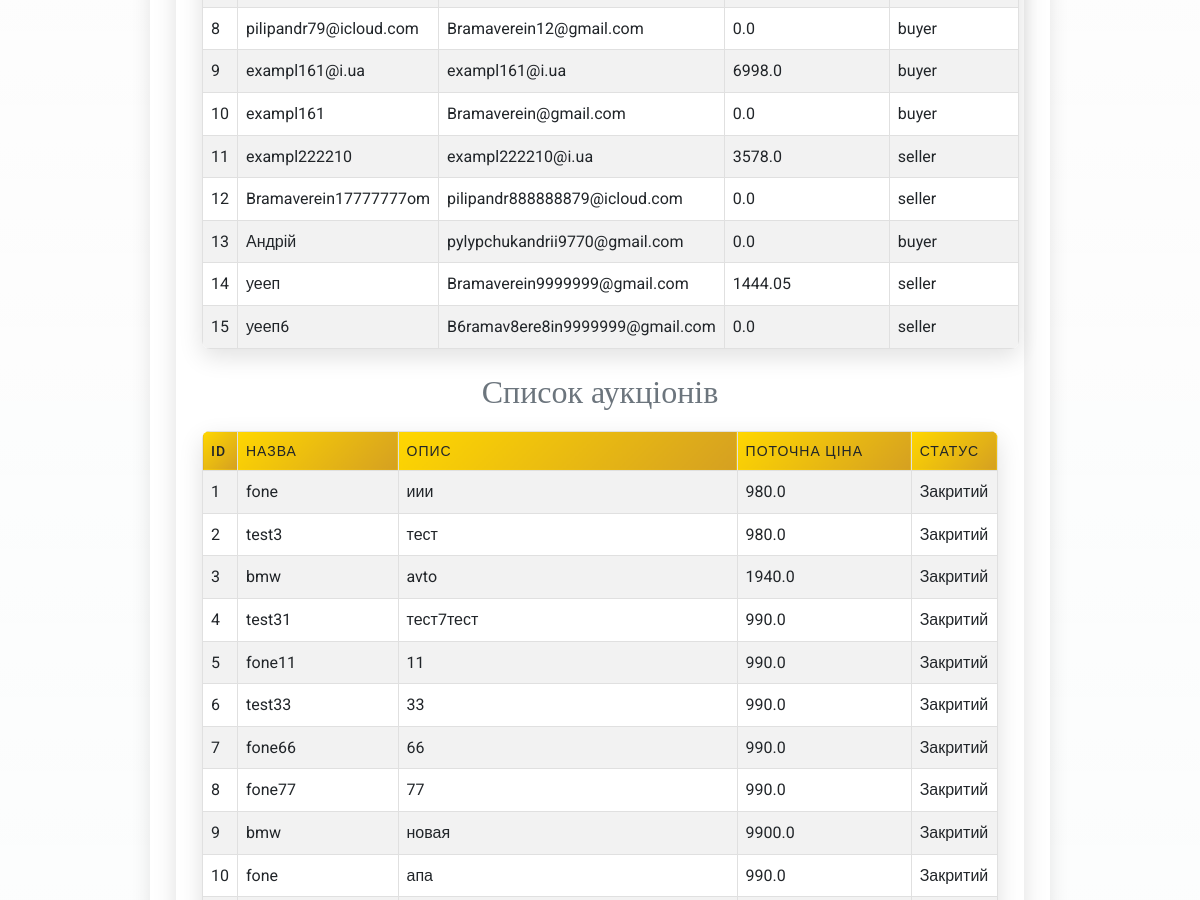
Page /admin/dashboard (signed in, middle part) on the earlier database version.
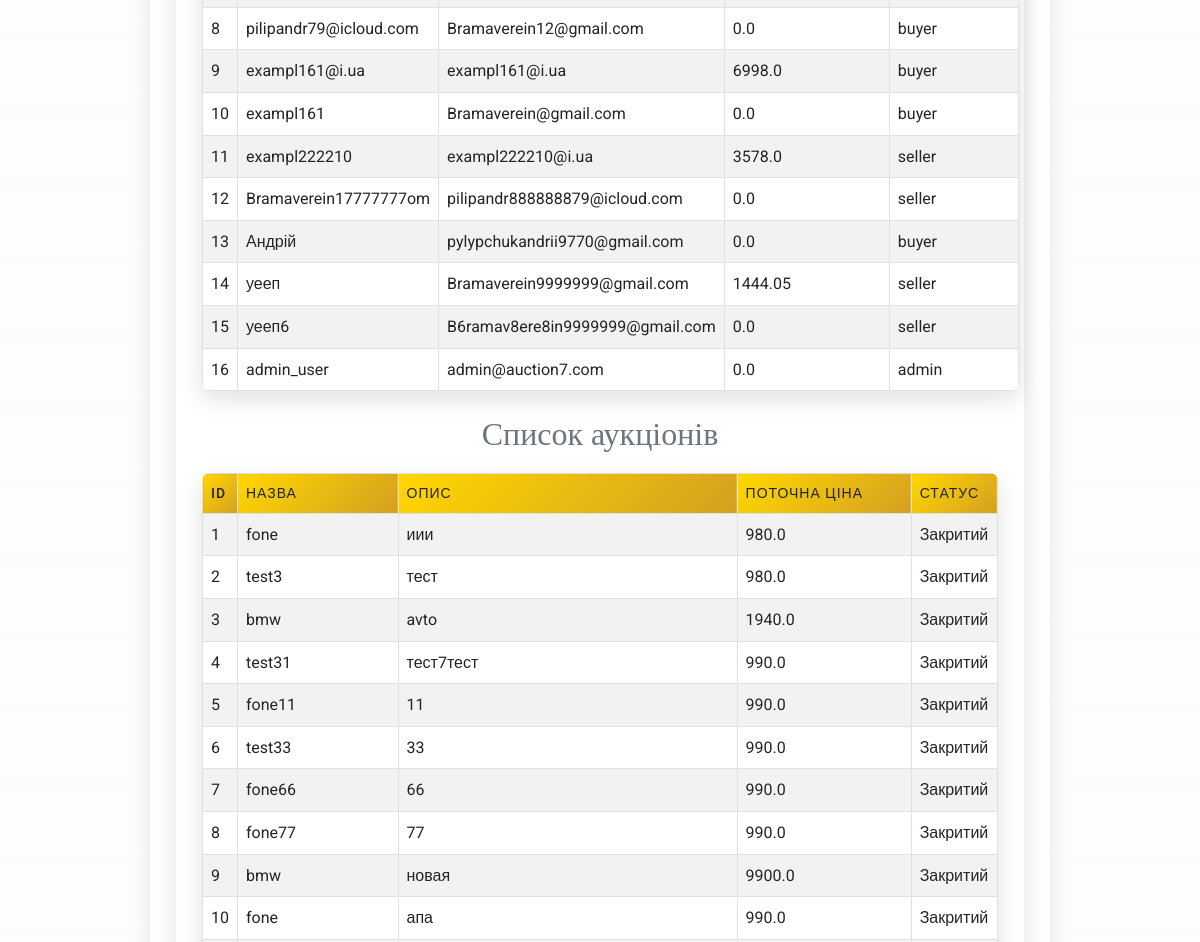
Same page on the later database version.
### app/models/user.py (models this page shows, shortened)
class User(UserMixin, db.Model):
    __tablename__ = 'users'
    id = db.Column(db.Integer, primary_key=True)
    username = db.Column(db.String(80), nullable=False, unique=True)
    email = db.Column(db.String(120), nullable=False, unique=True)
    password_hash = db.Column(db.String(128), nullable=False)
    balance = db.Column(db.Float, default=0.0)
    platform_balance = db.Column(db.Float, default=0.0)  # Баланс платформи
    user_type = db.Column(db.String(10), nullable=False)  # "buyer", "seller", "admin"
    is_admin = db.Column(db.Boolean, default=False)  # Поле для адміністратора
    wallet_address = db.Column(db.String(42), nullable=True)  # Адреса криптогаманця
    verification_document = db.Column(db.String(255))
    is_verified = db.Column(Boolean, default=False)
    company_name = db.Column(db.String(255))
    tax_id = db.Column(db.String(64))
    language = db.Column(db.String(5), default='ua')  # 'ua', 'en', 'de'    # Зв'язки
    auctions_created = db.relationship('Auction', foreign_keys='Auction.seller_id', backref='seller', lazy=True)
    auctions_won = db.relationship('Auction', foreign_keys='Auction.winner_id', backref='winner', lazy=True)
    auction_participations = db.relationship('AuctionParticipant', back_populates='user', lazy=True)

### app/models/auction.py (models this page shows, shortened)
class Auction(db.Model):
    __tablename__ = 'auctions'
    id = db.Column(db.Integer, primary_key=True)
    title = db.Column(db.String(255), nullable=False)
    description = db.Column(db.Text, nullable=False)
    starting_price = db.Column(db.Float, nullable=False)
    current_price = db.Column(db.Float, nullable=False)
    seller_id = db.Column(db.Integer, db.ForeignKey('users.id'), nullable=False)
    total_participants = db.Column(db.Integer, default=0, nullable=False)
    is_active = db.Column(db.Boolean, default=True, nullable=False)
    winner_id = db.Column(db.Integer, db.ForeignKey('users.id'), nullable=True)
    total_earnings = db.Column(db.Float, default=0.0, nullable=False)
    created_at = db.Column(db.DateTime, default=db.func.now(), nullable=False)
    updated_at = db.Column(db.DateTime, default=db.func.now(), onupdate=db.func.now(), nullable=False)
    photos = db.Column(JSON, default=list)  # Поле для зберігання шляхів до фото у форматі JSON
    is_confirmed = db.Column(db.Boolean, default=False, nullable=False)  # Чи підтверджено отримання товару
    main_photo_idx = db.Column(db.Integer, default=0)  # Індекс головного фото
    participants = relationship(
        'AuctionParticipant', back_populates='auction', cascade='all, delete-orphan', lazy='dynamic'
    )

### app/routes/admin_routes.py (the view)
@admin_bp.route('/dashboard', methods=['GET'])
@login_required
def admin_dashboard():
    if not current_user.is_admin:
        return "Доступ заборонено", 403
    users = User.query.all()
    auctions = Auction.query.all()
    admin_balance = current_user.balance  # Поточний баланс адміністратора
    return render_template('admin/dashboard.html',
                           users=users,
                           auctions=auctions,
                           admin_balance=admin_balance,
                           lang=session.get('lang', 'ua'),
                           ui_text=ui_text)

### app/utils/i18n_ui.py (called while the page is built)
def ui_text(key, lang):
    return ui_translations.get(key, {}).get(lang, ui_translations.get(key, {}).get('ua', key))

### app/templates/admin/dashboard.html (shortened to what this page needs)
{% extends "base.html" %}
{% block content %}
<div class="container my-5">
    <section class="my-4">
        <table class="table table-striped">
            <tbody>
                {% for user in users %}
                <tr>
                    <td>{{ user.id }}</td>
                    <td>{{ user.username }}</td>
                    <td>{{ user.email }}</td>
                    <td>{{ user.balance }}</td>
                    <td>{{ user.user_type }}</td>
                </tr>
                {% endfor %}
            </tbody>
        </table>
    </section>
    <section class="my-4">
        <h2 class="text-secondary">Список аукціонів</h2>
        <table class="table table-striped">
            <thead>
                <tr>
                    <th>ID</th>
                    <th>Назва</th>
                    <th>Опис</th>
                    <th>Поточна ціна</th>
                    <th>Статус</th>
                </tr>
            </thead>
            <tbody>
                {% for auction in auctions %}
                <tr>
                    <td>{{ auction.id }}</td>
                    <td>{{ auction.title }}</td>
                    <td>{{ auction.description }}</td>
                    <td>{{ auction.current_price }}</td>
                    <td>{{ 'Активний' if auction.is_active else 'Закритий' }}</td>
                </tr>
                {% endfor %}
            </tbody>
        </table>
    </section>
</div>
{% endblock %}

### app/templates/base.html (shortened to what this page needs)
<!DOCTYPE html>
<html lang="{{ lang if lang else 'uk' }}">
<head>
    <link href="https://cdn.jsdelivr.net/npm/bootstrap@5.3.0/dist/css/bootstrap.min.css" rel="stylesheet">
    <link rel="stylesheet" href="https://cdn.jsdelivr.net/npm/bootstrap-icons@1.11.1/font/bootstrap-icons.css">
    <link rel="stylesheet" href="{{ url_for('static', filename='css/custom.css') }}?v={{ range(1, 100000) | random }}">
</head>
<body class="bg-light text-dark" style="font-family: 'Roboto', sans-serif;">
    <div class="video-background">
    </div>
            <main class="container py-5" style="background-color: rgba(255, 255, 255, 0.85); border-radius: 12px; box-shadow: 0 0 20px rgba(0, 0, 0, 0.1);">
        {% block content %}{% endblock %}
    </main>
</body>
</html>

### app/static/css/custom.css (style rules this page uses)
:root { --main-bg: transparent; --main-color: #d5a021; --secondary-color: #a47449; --neutral-gray: #6c757d; --text-color: #3d3d3d; --accent-blue: #3772ff; --accent-green: #2fb380; --accent-red: #e63946; --accent-purple: #6246ea; --dark-bg: #2b2d42; --dark-secondary: #444857; --dark-text: #edf2f4; --gold-gradient: linear-gradient(135deg, #ffd700, #d5a021); --purple-gradient: linear-gradient(135deg, #6246ea, #a36ae8); --blue-gradient: linear-gradient(135deg, #3772ff, #4da6ff); --card-shadow: 0 8px 24px rgba(0, 0, 0, 0.12); --hover-shadow: 0 12px 28px rgba(0, 0, 0, 0.2); --button-shadow: 0 4px 6px rgba(0, 0, 0, 0.1); --transition-fast: 0.2s ease; --transition-normal: 0.3s ease; --transition-slow: 0.5s ease; }
body { font-family: 'Roboto', sans-serif; background-color: transparent; color: var(--text-color); margin: 0; padding: 0; line-height: 1.6; overflow-x: hidden; transition: background-color var(--transition-normal); position: relative; }
h1, h2, h3 { font-family: 'Playfair Display', serif; color: var(--main-color); text-align: center; margin-bottom: 20px; position: relative; overflow: hidden; }
.container { max-width: 900px; margin: 20px auto; padding: 25px; background-color: rgba(255, 255, 255, 0.9); border: 1px solid rgba(255, 255, 255, 0.7); border-radius: 12px; box-shadow: var(--card-shadow); transition: transform var(--transition-normal), box-shadow var(--transition-normal); backdrop-filter: blur(10px); }
table { width: 100%; border-collapse: collapse; margin: 20px 0; border-radius: 8px; overflow: hidden; box-shadow: var(--card-shadow); }
table th, table td { padding: 12px 15px; text-align: left; border: 1px solid #e0e0e0; }
table th { background: var(--gold-gradient); color: #fff; font-weight: 500; text-transform: uppercase; font-size: 14px; letter-spacing: 1px; }
table tr { transition: all var(--transition-fast); }
table tr:nth-child(even) { background-color: rgba(0, 0, 0, 0.02); }

### app/templates/base.html (style rules this page uses)
.video-background { position: fixed; top: 0; left: 0; width: 100%; height: 100%; z-index: -2; overflow: hidden; }

Differences in the rows shown:
added User: id "16", username "admin_user", email "admin@auction7.com", balance "0.0", user_type "admin"
